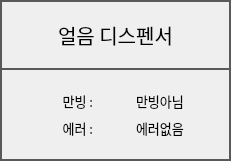
      <widget class="QFrame" name="FRAME_ICE_1">
       <property name="geometry">
        <rect>
         <x>370</x>
         <y>60</y>
         <width>231</width>
         <height>161</height>
        </rect>
       </property>
       <property name="styleSheet">
        <string notr="true">QFrame { 
   border: 2px solid #595959 
} 
QLabel {
	font: 10pt &quot;함초롬돋움&quot;;
}
QPushButton {
	border:2px solid #595959;
	font: 15pt &quot;함초롬돋움&quot;; 
}
QLineEdit {
	font: 10pt &quot;함초롬돋움&quot;;
}</string>
       </property>
       <property name="frameShape">
        <enum>QFrame::Box</enum>
       </property>
       <property name="frameShadow">
        <enum>QFrame::Raised</enum>
       </property>
       <property name="lineWidth">
        <number>2</number>
       </property>
       <widget class="QPushButton" name="BTN_DEV_INFO_ICE_1">
        <property name="geometry">
         <rect>
          <x>0</x>
          <y>0</y>
          <width>231</width>
          <height>70</height>
         </rect>
        </property>
        <property name="font">
         <font>
          <family>함초롬돋움</family>
          <pointsize>15</pointsize>
          <weight>50</weight>
          <italic>false</italic>
          <bold>false</bold>
         </font>
        </property>
        <property name="text">
         <string>얼음 디스펜서</string>
        </property>
       </widget>
       <widget class="QWidget" name="layoutWidget">
        <property name="geometry">
         <rect>
          <x>10</x>
          <y>90</y>
          <width>211</width>
          <height>48</height>
         </rect>
        </property>
        <layout class="QGridLayout" name="gridLayout_5">
         <property name="horizontalSpacing">
          <number>40</number>
         </property>
         <item row="0" column="0">
          <widget class="QLabel" name="label">
           <property name="font">
            <font>
             <family>함초롬돋움</family>
             <pointsize>10</pointsize>
             <weight>50</weight>
             <italic>false</italic>
             <bold>false</bold>
            </font>
           </property>
           <property name="styleSheet">
            <string notr="true">QLabel{ 
   border: 0px solid
} </string>
           </property>
           <property name="text">
            <string>만빙 : </string>
           </property>
           <property name="alignment">
            <set>Qt::AlignRight|Qt::AlignTrailing|Qt::AlignVCenter</set>
           </property>
          </widget>
         </item>
         <item row="0" column="1">
          <widget class="QLabel" name="LB_ICE_1_FULL">
           <property name="font">
            <font>
             <family>함초롬돋움</family>
             <pointsize>10</pointsize>
             <weight>50</weight>
             <italic>false</italic>
             <bold>false</bold>
            </font>
           </property>
           <property name="styleSheet">
            <string notr="true">QLabel{ 
   border: 0px solid
} </string>
           </property>
           <property name="text">
            <string>만빙아님</string>
           </property>
           <property name="alignment">
            <set>Qt::AlignLeading|Qt::AlignLeft|Qt::AlignVCenter</set>
           </property>
          </widget>
         </item>
         <item row="1" column="0">
          <widget class="QLabel" name="label_2">
           <property name="font">
            <font>
             <family>함초롬돋움</family>
             <pointsize>10</pointsize>
             <weight>50</weight>
             <italic>false</italic>
             <bold>false</bold>
            </font>
           </property>
           <property name="styleSheet">
            <string notr="true">QLabel{ 
   border: 0px solid
} </string>
           </property>
           <property name="text">
            <string>에러 : </string>
           </property>
           <property name="alignment">
            <set>Qt::AlignRight|Qt::AlignTrailing|Qt::AlignVCenter</set>
           </property>
          </widget>
         </item>
         <item row="1" column="1">
          <widget class="QLabel" name="LB_ICE_1_ERROR">
           <property name="font">
            <font>
             <family>함초롬돋움</family>
             <pointsize>10</pointsize>
             <weight>50</weight>
             <italic>false</italic>
             <bold>false</bold>
            </font>
           </property>
           <property name="styleSheet">
            <string notr="true">QLabel{ 
   border: 0px solid
} </string>
           </property>
           <property name="text">
            <string>에러없음</string>
           </property>
           <property name="alignment">
            <set>Qt::AlignLeading|Qt::AlignLeft|Qt::AlignVCenter</set>
           </property>
          </widget>
         </item>
        </layout>
       </widget>
      </widget>
